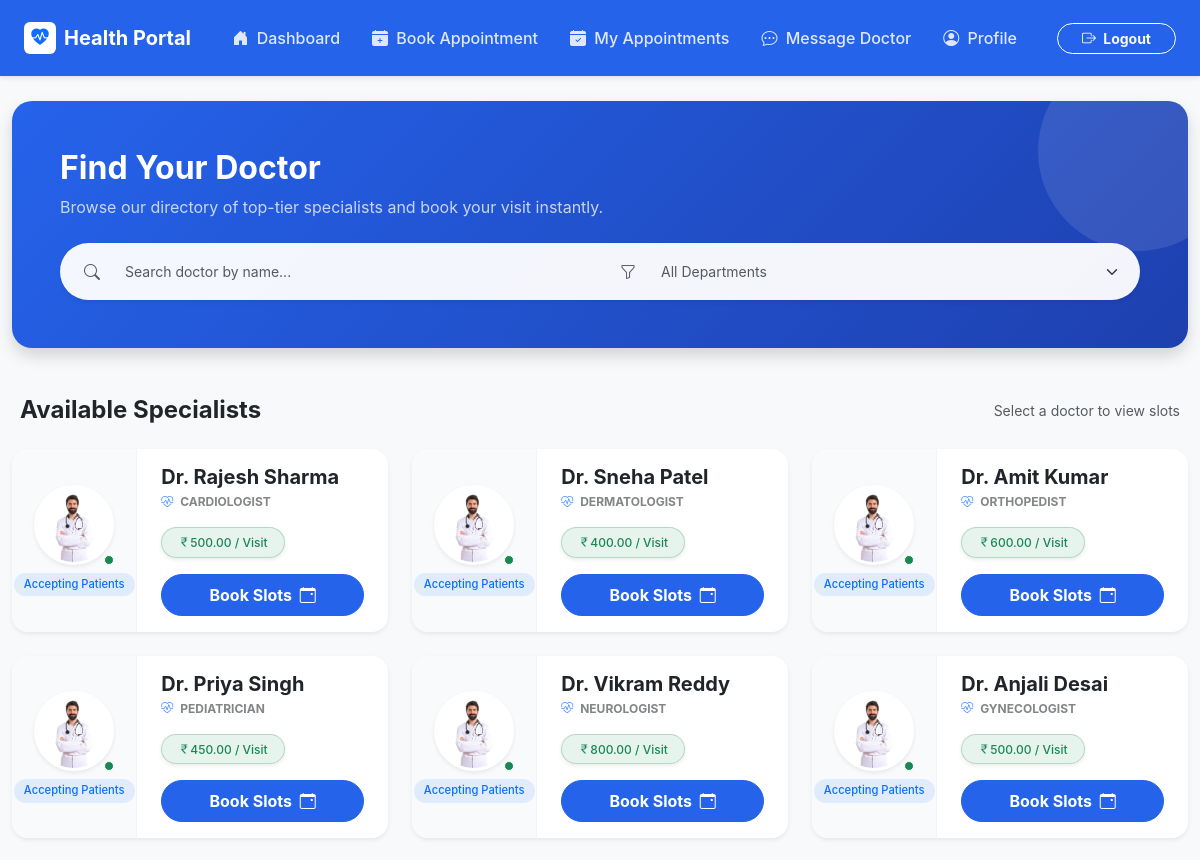
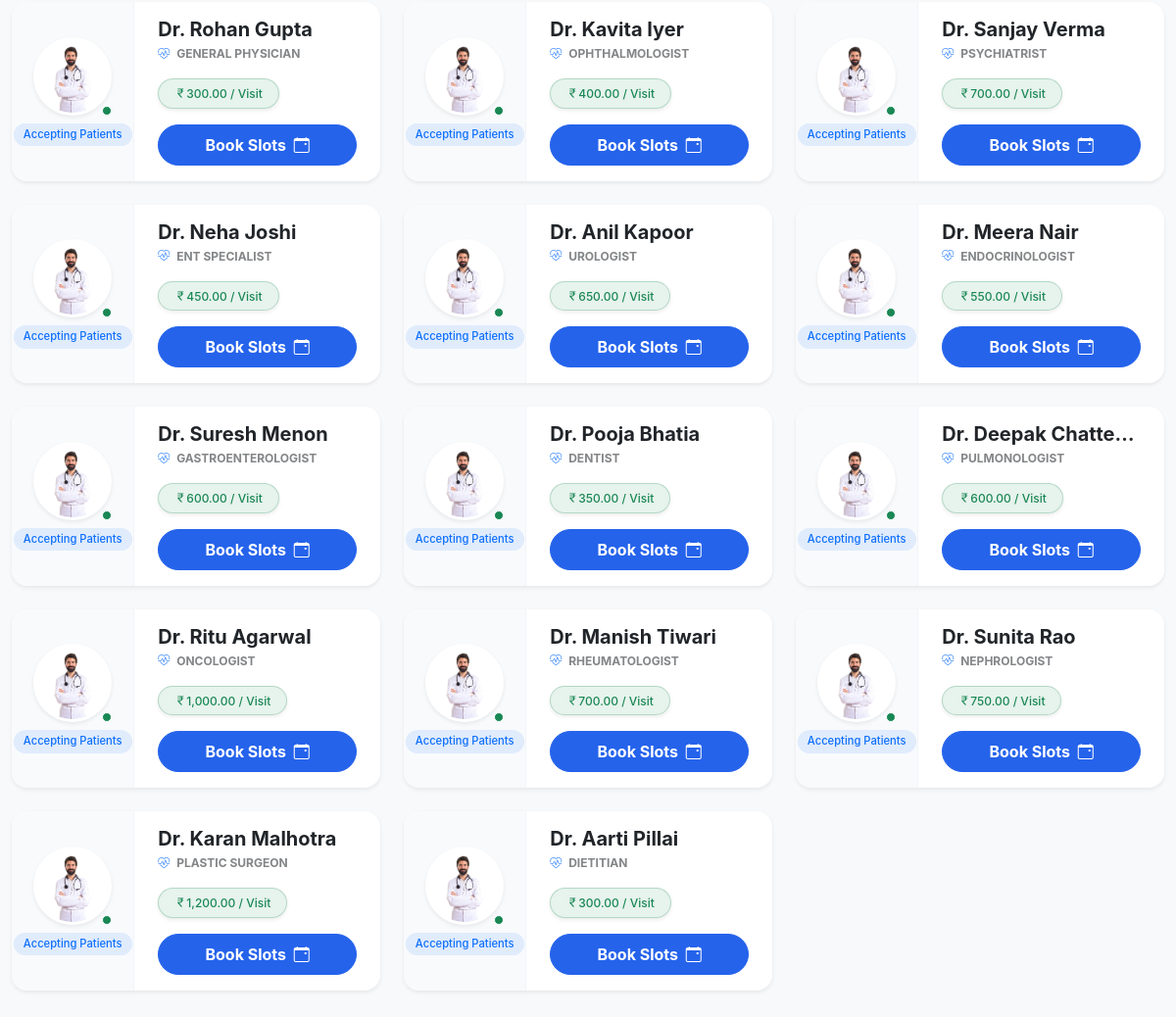
Page /patient/book-appointment.php (signed in) on the committed database (2 pictures, top to bottom).
### tables this page shows
CREATE TABLE `doctors` (
  `id` int(11) NOT NULL,
  `name` varchar(100) NOT NULL,
  `specialization` varchar(100) NOT NULL,
  `email` varchar(100) DEFAULT NULL,
  `phone` varchar(15) DEFAULT NULL,
  `password` varchar(255) NOT NULL,
  `profile_image` varchar(255) DEFAULT NULL,
  `consultation_fee` decimal(10,2) NOT NULL DEFAULT 0.00,
  `status` tinyint(4) DEFAULT 1
);

### patient/book-appointment.php (the view, shortened to what this page needs)
<?php
include "../includes/db.php";
$doctors_query = mysqli_query($conn, "SELECT * FROM doctors WHERE status = 1");
include "../includes/patient-header.php";
?>
<div class="container-fluid pb-5">
    <div class="hero-search-banner p-4 p-md-5 mb-5 text-white shadow">
        <div class="position-relative z-1">
            <h2 class="fw-bold mb-2">Find Your Doctor</h2>
            <p class="opacity-75 mb-4 fs-6">Browse our directory of top-tier specialists and book your visit instantly.</p>
            <div class="search-pill shadow-sm d-flex flex-column flex-md-row gap-2">
                <div class="input-group border-md-end">
                    <span class="input-group-text bg-transparent border-0 text-muted ps-3"><i class="bi bi-search"></i></span>
                    <input type="text" id="searchInput" class="form-control form-control-custom bg-transparent border-0" placeholder="Search doctor by name...">
                </div>
                <div class="input-group">
                    <span class="input-group-text bg-transparent border-0 text-muted ps-3"><i class="bi bi-funnel"></i></span>
                    <select id="specFilter" class="form-select form-select-custom bg-transparent border-0 text-muted">
                        <option value="all">All Departments</option>
                    </select>
                </div>
            </div>
        </div>
    </div>
    <div class="d-flex justify-content-between align-items-center mb-4 px-2">
        <h4 class="fw-bold text-dark mb-0">Available Specialists</h4>
        <span class="text-muted small">Select a doctor to view slots</span>
    </div>
    <div class="row g-4" id="doctorGrid">
    <?php
if (mysqli_num_rows($doctors_query) > 0) {
    while ($doc = mysqli_fetch_assoc($doctors_query)) {
        if (!empty($doc['profile_image']) && file_exists("../assets/images/doctors/" . $doc['profile_image'])) {
            $img = "../assets/images/doctors/" . $doc['profile_image'];
        } else {
            $img = "../assets/images/doctors/doc1.png";
        }
        $fee = isset($doc['consultation_fee']) && $doc['consultation_fee'] > 0 ? $doc['consultation_fee'] : 0.00;
?>
        <div class="col-md-6 col-xl-4 doctor-card" data-name="<?php echo strtolower($doc['name']); ?>" data-spec="<?php echo $doc['specialization']; ?>">
            <div class="card shadow-sm border-0 rounded-4 overflow-hidden h-100 hover-lift">
                <div class="row g-0 h-100">
                    <div class="col-4 doctor-avatar-container d-flex flex-column align-items-center justify-content-center p-3">
                        <div class="position-relative mb-2">
                            <img src="<?php echo $img; ?>" class="rounded-circle shadow-sm bg-white" width="80" height="80" style="object-fit:cover; border: 3px solid white;">
                            <span class="position-absolute bottom-0 end-0 p-1 bg-success border border-white rounded-circle"></span>
                        </div>
                        <span class="badge bg-primary bg-opacity-10 text-primary rounded-pill small" style="font-size: 0.7rem;">Accepting Patients</span>
                    </div>
                    <div class="col-8">
                        <div class="card-body d-flex flex-column h-100 py-3 px-4">
                            <h5 class="fw-bold mb-1 text-dark text-truncate" title="<?php echo $doc['name']; ?>"><?php echo $doc['name']; ?></h5>
                            <p class="text-muted small mb-3 text-uppercase fw-bold opacity-75 text-truncate" style="font-size: 0.75rem;">
                                <i class="bi bi-heart-pulse text-primary me-1"></i> <?php echo $doc['specialization']; ?>
                            </p>
                            <div class="mb-3">
                                <span class="badge bg-success bg-opacity-10 text-success rounded-pill px-3 py-2 border border-success border-opacity-25 shadow-sm">
                                    <i class="bi bi-currency-rupee"></i><?php echo number_format($fee, 2); ?> / Visit
                                </span>
                            </div>
                            <div class="mt-auto">
                                <button class="btn btn-primary w-100 rounded-pill py-2 fw-bold text-nowrap" data-bs-toggle="modal" data-bs-target="#bookModal<?php echo $doc['id']; ?>">Book Slots <i class="bi bi-calendar-event ms-1"></i></button>
                            </div>
                        </div>
                    </div>
                </div>
            </div>
        </div>
        <?php } } else { echo '<div class="col-12"><div class="alert alert-warning text-center rounded-4 border-0 shadow-sm">No doctors available.</div></div>'; } ?>
    </div>
</div>
<?php include "../includes/footer.php"; ?>

### assets/css/react-theme.css (style rules this page uses)
:root { --primary: #2563eb; --primary-dark: #1e40af; --bg-main: #f5f7fb; --bg-card: #ffffff; --text-dark: #1f2937; --text-muted: #6b7280; --border-light: #e5e7eb; }
body { margin: 0; font-family: "Inter", "Segoe UI", Arial, sans-serif; background-color: var(--bg-main); color: var(--text-dark); }
.card { background: var(--bg-card); border-radius: 12px; border: 1px solid var(--border-light); box-shadow: 0 10px 25px rgba(0, 0, 0, 0.04); }
.btn-primary { background-color: var(--primary); border-color: var(--primary); border-radius: 10px; font-weight: 500; }
.form-control, .form-select { border-radius: 10px; border: 1px solid var(--border-light); padding: 10px 14px; font-size: 14px; }
.badge { padding: 6px 10px; font-size: 12px; border-radius: 20px; font-weight: 500; }

### includes/patient-header.php (style rules this page uses)
body { background-color: #f8f9fa; }

### patient/book-appointment.php (style rules this page uses)
.hero-search-banner { background: linear-gradient(135deg, #2563eb 0%, #1e40af 100%); border-radius: 20px; position: relative; overflow: hidden; }
.hero-search-banner::before { content: ""; position: absolute; top: -50px; right: -50px; width: 200px; height: 200px; background: rgba(255,255,255,0.1); border-radius: 50%; }
.search-pill { background: rgba(255, 255, 255, 0.95); border-radius: 50px; padding: 8px; }
.hover-lift { transition: transform 0.2s ease, box-shadow 0.2s ease; }
.doctor-avatar-container { background-color: #f8fafc; border-right: 1px solid #f1f5f9; }

### rows in the picture
doctors: name "Dr. Rajesh Sharma", specialization "CARDIOLOGIST", consultation_fee "500.00"
doctors: name "Dr. Sneha Patel", specialization "DERMATOLOGIST", consultation_fee "400.00"
doctors: name "Dr. Amit Kumar", specialization "ORTHOPEDIST", consultation_fee "600.00"
doctors: name "Dr. Priya Singh", specialization "PEDIATRICIAN", consultation_fee "450.00"
doctors: name "Dr. Vikram Reddy", specialization "NEUROLOGIST", consultation_fee "800.00"
doctors: name "Dr. Anjali Desai", specialization "GYNECOLOGIST", consultation_fee "500.00"
doctors: name "Dr. Rohan Gupta", specialization "GENERAL PHYSICIAN", consultation_fee "300.00"
doctors: name "Dr. Kavita Iyer", specialization "OPHTHALMOLOGIST", consultation_fee "400.00"
doctors: name "Dr. Sanjay Verma", specialization "PSYCHIATRIST", consultation_fee "700.00"
doctors: name "Dr. Neha Joshi", specialization "ENT SPECIALIST", consultation_fee "450.00"
doctors: name "Dr. Anil Kapoor", specialization "UROLOGIST", consultation_fee "650.00"
doctors: name "Dr. Meera Nair", specialization "ENDOCRINOLOGIST", consultation_fee "550.00"
doctors: name "Dr. Suresh Menon", specialization "GASTROENTEROLOGIST", consultation_fee "600.00"
doctors: name "Dr. Pooja Bhatia", specialization "DENTIST", consultation_fee "350.00"
doctors: name "Dr. Deepak Chatte…", specialization "PULMONOLOGIST", consultation_fee "600.00"
doctors: name "Dr. Ritu Agarwal", specialization "ONCOLOGIST", consultation_fee "1,000.00"
doctors: name "Dr. Manish Tiwari", specialization "RHEUMATOLOGIST", consultation_fee "700.00"
doctors: name "Dr. Sunita Rao", specialization "NEPHROLOGIST", consultation_fee "750.00"
doctors: name "Dr. Karan Malhotra", specialization "PLASTIC SURGEON", consultation_fee "1,200.00"
doctors: name "Dr. Aarti Pillai", specialization "DIETITIAN", consultation_fee "300.00"
